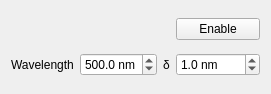
<?xml version="1.0" encoding="UTF-8"?>
<ui version="4.0">
 <class>Form</class>
 <widget class="QWidget" name="Form">
  <property name="geometry">
   <rect>
    <x>0</x>
    <y>0</y>
    <width>246</width>
    <height>94</height>
   </rect>
  </property>
  <property name="sizePolicy">
   <sizepolicy hsizetype="MinimumExpanding" vsizetype="MinimumExpanding">
    <horstretch>0</horstretch>
    <verstretch>0</verstretch>
   </sizepolicy>
  </property>
  <property name="windowTitle">
   <string>AOTF instrument</string>
  </property>
  <layout class="QGridLayout" name="gridLayout">
   <item row="1" column="2">
    <widget class="QLabel" name="label_10">
     <property name="text">
      <string>δ</string>
     </property>
    </widget>
   </item>
   <item row="0" column="3">
    <widget class="QPushButton" name="pushButton_state">
     <property name="sizePolicy">
      <sizepolicy hsizetype="MinimumExpanding" vsizetype="Fixed">
       <horstretch>0</horstretch>
       <verstretch>0</verstretch>
      </sizepolicy>
     </property>
     <property name="text">
      <string>Enable</string>
     </property>
     <property name="checkable">
      <bool>true</bool>
     </property>
     <property name="checked">
      <bool>false</bool>
     </property>
    </widget>
   </item>
   <item row="1" column="0">
    <widget class="QLabel" name="label_3">
     <property name="text">
      <string>Wavelength</string>
     </property>
    </widget>
   </item>
   <item row="1" column="1">
    <widget class="QDoubleSpinBox" name="doubleSpinBox_wavelength">
     <property name="sizePolicy">
      <sizepolicy hsizetype="MinimumExpanding" vsizetype="Fixed">
       <horstretch>0</horstretch>
       <verstretch>0</verstretch>
      </sizepolicy>
     </property>
     <property name="suffix">
      <string> nm</string>
     </property>
     <property name="decimals">
      <number>1</number>
     </property>
     <property name="minimum">
      <double>400.000000000000000</double>
     </property>
     <property name="maximum">
      <double>900.000000000000000</double>
     </property>
     <property name="value">
      <double>500.000000000000000</double>
     </property>
    </widget>
   </item>
   <item row="1" column="3">
    <widget class="QDoubleSpinBox" name="doubleSpinBox_wavelength_delta">
     <property name="sizePolicy">
      <sizepolicy hsizetype="MinimumExpanding" vsizetype="Fixed">
       <horstretch>0</horstretch>
       <verstretch>0</verstretch>
      </sizepolicy>
     </property>
     <property name="suffix">
      <string> nm</string>
     </property>
     <property name="decimals">
      <number>1</number>
     </property>
     <property name="minimum">
      <double>0.100000000000000</double>
     </property>
     <property name="maximum">
      <double>1000.000000000000000</double>
     </property>
     <property name="singleStep">
      <double>0.100000000000000</double>
     </property>
     <property name="value">
      <double>1.000000000000000</double>
     </property>
    </widget>
   </item>
  </layout>
 </widget>
 <resources/>
 <connections/>
</ui>
